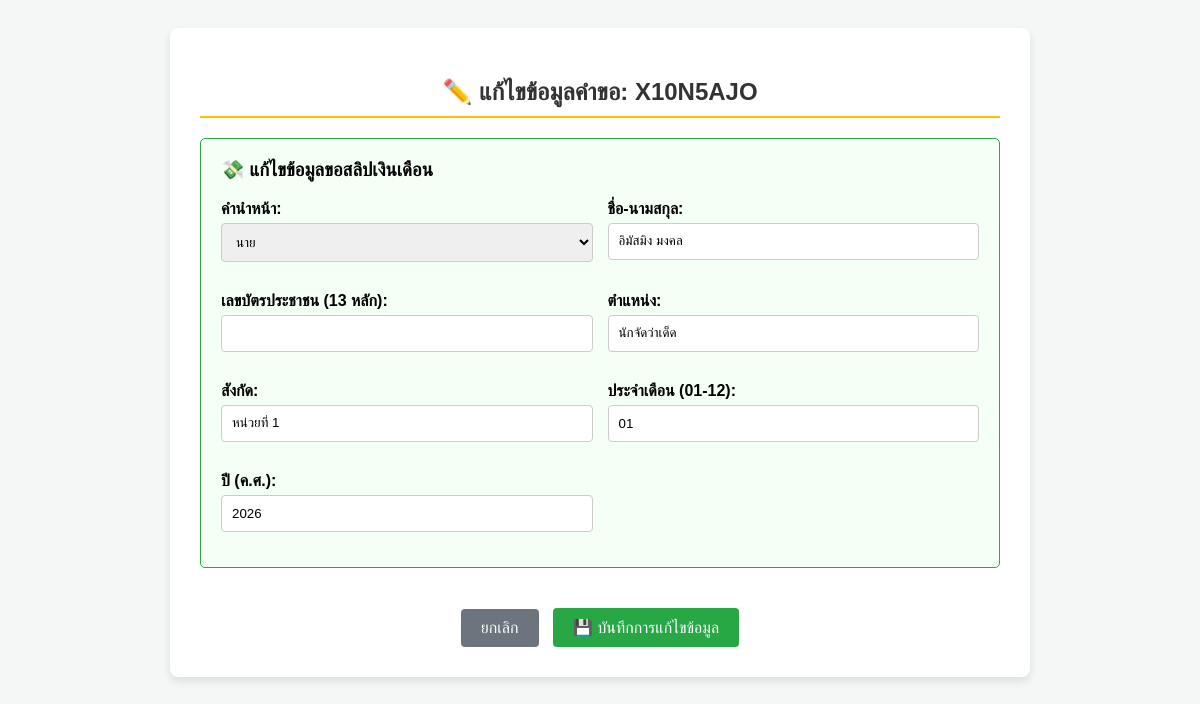
/edit_request.php?id=3 (signed in), run on the app's committed database.
### tables this page shows
CREATE TABLE `requests` (
  `id` int(11) NOT NULL,
  `tracking_code` varchar(8) NOT NULL COMMENT 'รหัสติดตาม 8 หลัก Random',
  `request_type` enum('cert','payslip','both') NOT NULL,
  `status` enum('pending','verified','approved','rejected') NOT NULL DEFAULT 'pending',
  `email` varchar(100) NOT NULL,
  `created_at` timestamp NOT NULL DEFAULT current_timestamp(),
  `reject_reason` text DEFAULT NULL,
  `current_approver_id` int(11) DEFAULT NULL COMMENT 'ส่งต่อให้ใครอนุมัติ'
);

CREATE TABLE `payslip_requests` (
  `id` int(11) NOT NULL,
  `request_id` int(11) NOT NULL,
  `title` varchar(20) NOT NULL,
  `fullname` varchar(100) NOT NULL,
  `position` varchar(100) NOT NULL,
  `department` varchar(100) NOT NULL,
  `req_month` varchar(2) NOT NULL,
  `req_year` varchar(4) NOT NULL
);

### edit_request.php (the view, shortened to what this page needs)
<?php
require_once 'db.php';
$request_id = $_GET['id'] ?? $_POST['request_id'];
$stmt = $pdo->prepare("SELECT * FROM requests WHERE id = ?");
$stmt->execute([$request_id]);
$request = $stmt->fetch();
$payslip_data = null;
if (in_array($request['request_type'], ['payslip', 'both'])) {
    $stmtSlip = $pdo->prepare("SELECT * FROM payslip_requests WHERE request_id = ?");
    $stmtSlip->execute([$request_id]);
    $payslip_data = $stmtSlip->fetch();
}
?>
<!DOCTYPE html>
<html lang="th">
<head>
</head>
<body>
<div class="container">
    <h2>✏️ แก้ไขข้อมูลคำขอ: <?php echo htmlspecialchars($request['tracking_code']); ?></h2>
    <form method="POST" action="edit_request.php">
        <?php if ($payslip_data): ?>
            <div class="section-box" style="border-color: #28a745; background-color: #f4fff6;">
                <h3 style="margin-top:0;">💸 แก้ไขข้อมูลขอสลิปเงินเดือน</h3>
                <div class="grid-2">
                    <div class="form-group">
                        <label>คำนำหน้า:</label>
                        <select name="slip_title">
                            <option value="นาย" <?php echo $payslip_data['title'] == 'นาย' ? 'selected' : ''; ?>>นาย</option>
                        </select>
                    </div>
                    <div class="form-group"><label>ชื่อ-นามสกุล:</label><input type="text" name="slip_fullname" value="<?php echo htmlspecialchars($payslip_data['fullname']); ?>"></div>
                    <div class="form-group"><label>เลขบัตรประชาชน (13 หลัก):</label><input type="text" name="slip_id_card" maxlength="13" value="<?php echo htmlspecialchars($payslip_data['slip_id_card'] ?? ''); ?>"></div>
                    <div class="form-group"><label>ตำแหน่ง:</label><input type="text" name="slip_position" value="<?php echo htmlspecialchars($payslip_data['position']); ?>"></div>
                    <div class="form-group"><label>สังกัด:</label><input type="text" name="slip_department" value="<?php echo htmlspecialchars($payslip_data['department']); ?>"></div>
                    <div class="form-group">
                        <label>ประจำเดือน (01-12):</label>
                        <input type="text" name="req_month" maxlength="2" value="<?php echo htmlspecialchars($payslip_data['req_month']); ?>">
                    </div>
                    <div class="form-group">
                        <label>ปี (ค.ศ.):</label>
                        <input type="text" name="req_year" maxlength="4" value="<?php echo htmlspecialchars($payslip_data['req_year']); ?>">
                    </div>
                </div>
            </div>
        <?php endif; ?>
        <div style="text-align: center; margin-top: 20px;">
            <a href="view_request.php?id=<?php echo $request_id; ?>" class="btn btn-secondary" style="margin-right: 10px;">ยกเลิก</a>
            <button type="submit" class="btn btn-success" style="width: auto;">💾 บันทึกการแก้ไขข้อมูล</button>
        </div>
    </form>
</div>
</body>
</html>

### edit_request.php (style rules this page uses)
body { font-family: 'Sarabun', sans-serif; background: #f4f7f6; padding: 20px; }
.container { max-width: 800px; margin: auto; background: white; padding: 30px; border-radius: 8px; box-shadow: 0 4px 8px rgba(0,0,0,0.1); }
h2 { text-align: center; color: #333; border-bottom: 2px solid #ffc107; padding-bottom: 10px; }
.form-group { margin-bottom: 15px; }
label { display: block; font-weight: bold; margin-bottom: 5px; }
input[type="text"], input[type="number"], input[type="date"], select { width: 100%; padding: 10px; border: 1px solid #ccc; border-radius: 4px; box-sizing: border-box; }
.section-box { border: 1px solid #007bff; padding: 20px; margin-top: 20px; border-radius: 5px; background-color: #f8fbff; }
.btn { padding: 10px 20px; border: none; border-radius: 4px; cursor: pointer; font-size: 16px; text-decoration: none; color: white; display: inline-block; }
.btn-success { background: #28a745; width: 100%; margin-top: 20px; }
.btn-secondary { background: #6c757d; }
.grid-2 { display: grid; grid-template-columns: 1fr 1fr; gap: 15px; }

### data on the page
requests: tracking_code "X10N5AJO"
payslip_requests: slip_title "นาย", slip_fullname "อิมัสมิง มงคล", slip_position "นักจัดว่าเด็ด", slip_department "หน่วยที่ 1", req_month "01", req_year "2026"
